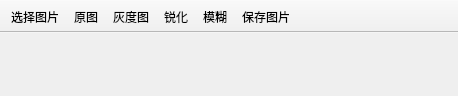
<?xml version="1.0" encoding="UTF-8"?>
<ui version="4.0">
 <class>MainWindow</class>
 <widget class="QMainWindow" name="MainWindow">
  <property name="geometry">
   <rect>
    <x>0</x>
    <y>0</y>
    <width>458</width>
    <height>96</height>
   </rect>
  </property>
  <property name="windowTitle">
   <string>picTransfer</string>
  </property>
  <widget class="QWidget" name="centralwidget">
   <widget class="QLabel" name="label">
    <property name="geometry">
     <rect>
      <x>0</x>
      <y>0</y>
      <width>91</width>
      <height>16</height>
     </rect>
    </property>
    <property name="text">
     <string/>
    </property>
   </widget>
  </widget>
  <widget class="QToolBar" name="toolBar">
   <property name="windowTitle">
    <string>toolBar</string>
   </property>
   <property name="movable">
    <bool>false</bool>
   </property>
   <attribute name="toolBarArea">
    <enum>TopToolBarArea</enum>
   </attribute>
   <attribute name="toolBarBreak">
    <bool>false</bool>
   </attribute>
   <addaction name="act_choosePic"/>
   <addaction name="act_origin"/>
   <addaction name="act_gray"/>
   <addaction name="act_sharpfy"/>
   <addaction name="act_smoothfy"/>
   <addaction name="act_savePic"/>
  </widget>
  <action name="act_choosePic">
   <property name="text">
    <string>选择图片</string>
   </property>
  </action>
  <action name="act_origin">
   <property name="text">
    <string>原图</string>
   </property>
  </action>
  <action name="act_gray">
   <property name="text">
    <string>灰度图</string>
   </property>
  </action>
  <action name="act_sharpfy">
   <property name="text">
    <string>锐化</string>
   </property>
  </action>
  <action name="act_smoothfy">
   <property name="text">
    <string>模糊</string>
   </property>
  </action>
  <action name="act_savePic">
   <property name="text">
    <string>保存图片</string>
   </property>
  </action>
 </widget>
 <resources/>
 <connections/>
</ui>
